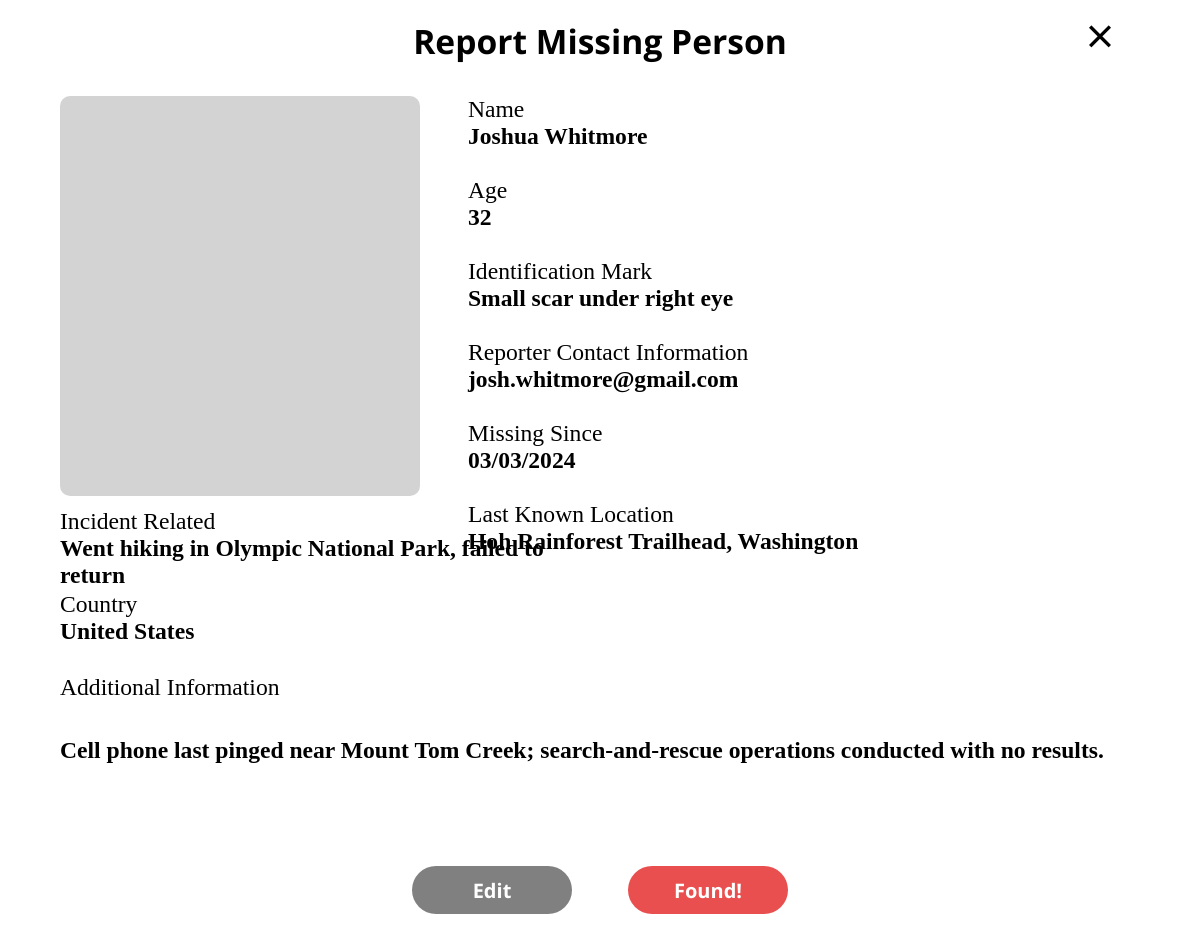
The app's page /view/785538757 with its own data.
### tables this page shows
CREATE TABLE "Missing" (
	"MID"	INTEGER NOT NULL UNIQUE,
	"ProfilePicture"	BLOB,
	"FirstName"	TEXT NOT NULL,
	"LastName"	TEXT NOT NULL,
	"DOB"	TEXT NOT NULL,
	"Age"	INTEGER NOT NULL,
	"IdentificationMark"	TEXT,
	"Contact"	TEXT NOT NULL,
	"MissingSince"	TEXT NOT NULL,
	"LastKnownLocation"	TEXT,
	"IncidentRelated"	TEXT,
	"Country"	TEXT,
	"ReporterName"	TEXT,
	"ReporterRelation"	TEXT,
	"Additional"	TEXT,
	PRIMARY KEY("MID")
);

### run.py (the view)
@app.route("/view/<int:MID>")
def MP_index(MID):
    return missingPerson.index(MID)

### backend/env.py (called while the page is built)
def db_connection():
    conn = db.connect(DB_PATH)
    conn.row_factory = db.Row
    return conn

def get_image(MID):
    con = db.connect(DB_PATH)
    cur = con.cursor()
    cur.execute("SELECT ProfilePicture FROM Missing WHERE MID == ?", (MID,))
    image = cur.fetchone()
    cur.close()
    con.close()
    if image != ('',) and image != ('BLOB',):
        return base64.b64encode(image[0]).decode('utf-8')
    return None

def getMissingInfo(MID):
    con = db.connect(DB_PATH)
    cur = con.cursor()
    cur.execute("SELECT * FROM Missing WHERE MID == ?", (MID,))
    missing = cur.fetchone()
    cur.close()
    con.close()
    return missing

### backend/missingPerson.py (called while the page is built)
def index(MID):
    conn = db_connection()
    conn.row_factory = sqlite3.Row
    report = conn.execute(
        "SELECT * FROM Reports WHERE MID = ?", (MID,)
    ).fetchone()
    if report:
        display = getMissingAfterResponse(MID)
        image = get_image(MID)
        return render_template('after-response.html', report = display, image = image)
    else:
        missingPerson = getMissingInfo(MID)
        image = get_image(MID)
        return render_template('missing-person.html', missingPerson=missingPerson, image=image)

### templates/missing-person.html (shortened to what this page needs)
<head>
	<link rel="stylesheet" href="{{ url_for('static', filename='missing-person.css') }}">
</head>
<body>
	<div class="content-container">
		<button class="close" onclick="window.location.href = '/';">&times;</button>
		<div class="header">
			<label><b>Report Missing Person</b></label>
		</div>
		<div class="field1">
			{% if image %}
				<img class="profile-picture"></img>
			{% else %}
				<div class="profile-picture"></div>
			{% endif %}
			<div class="info1">
				<label>Name</label>
				<label class="oname"><b>{{ missingPerson[2] }} {{ missingPerson[3] }}</b></label>
				<br>
				<label>Age</label>
				<label class="oage"><b>{{ missingPerson[5] }}</b></label>
				<br>
				<label>Identification Mark</label>
				<label class="oidm"><b>{{ missingPerson[6] }}</b></label>
				<br>
				<label>Reporter Contact Information</label>
				<label class="ocontact"><b>{{ missingPerson[7] }}</b></label>
				<br>
				<label>Missing Since</label>
				<label class="omissing"><b>{{ missingPerson[8] }}</b></label>
				<br>
				<label>Last Known Location</label>
				<label class="ollocation"><b>{{ missingPerson[9] }}</b></label>
			</div>
		</div>
		<div class="field2">
			<div class="info2">
				<label>Incident Related</label>
				<label><b>{{ missingPerson[10] or '-' }}</b></label>
			</div>
			<div class="info3">
				<label>Country</label>
				<label><b>{{ missingPerson[11] or '-' }}</b></label>
			</div>
			<div class="info4">
				<label>Additional Information</label>
				<label class="notes"><b>{{ missingPerson[14] or 'None' }}</b></label>
			</div>
		</div>
		<div class="buttons">
			<button class="edit" onclick="location.href = '/edit/{{ missingPerson[0]}}'"><b>Edit</b></button>
			<button class="found" onclick="location.href = '/confirm/{{ missingPerson[0] }}'"><b>Found!</b></button>
		</div>
	</div>
<body>

### static/missing-person.css (style rules this page uses)
body { margin-left:auto; margin-right: auto; margin-top: 16px; width: 90vw; height: 90vh; font-size: 2.5vmin; word-wrap: break-word; overflow-wrap: break-word; white-space: normal; }
.close { position: absolute; top: 10px; right: 20px; background: none; border: none; font-size: 50px; cursor: pointer; z-index: 999; }
.header { display: flex; position: relative; justify-content: center; align-items: center; height: 50px; width: 100%; }
.header label { font-family: "Open Sans"; font-size: 2.1rem; margin: 20px; }
.field1 { margin-left: auto; margin-right: auto; margin-top: 30px; width: 100%; height: 50vh; }
.field1 .info1 { display: inline-block; margin-left: 4vw; text-align:left; position: absolute; }
.field1 .profile-picture { display: inline-block; background-color: lightgrey; border-radius: 10px; height: 100%; margin-left: 1w; width: 30vw; object-fit: cover; }
.field1 .info1 label { display: grid; }
.field2 { padding-top: 1.5vh; width: 100%; height: 26vh; }
.field2 .info2 { height: 40%; width: calc(50% - 3px); display: inline-block; }
.field2 .info2 label { display: grid; }
.field2 .info3 { display: inline-block; height: 40%; width: calc(50% - 2px); }
.field2 .info3 label { display: grid; }
.field2 .info4 { width: 100%; height: 60%; display: grid; word-wrap: break-word; overflow-wrap: break-word; white-space: normal; }
.field2 .info4 .notes { width: 100%; }
button { margin: auto; display: flex; justify-content: center; text-align: center; line-height: 6vh; border-radius: 30px; height: 6vh; width: 20vh; background-color: grey; color: black; border: 0px; font-size: 16px; font-family: 'Open Sans'; font-style: normal; }
.buttons { display: flex; position: relative; justify-content: space-between; width: 40%; margin: auto; margin-top: 150px; padding-bottom: 30px; }
.buttons button { background-color: #e94f4f; color: #fff; cursor: pointer; font-size: 20px; }
.buttons .edit { background-color: grey; }

### records on screen
Missing: FirstName "Joshua", LastName "Whitmore", Age "32", IdentificationMark "Small scar under right eye", Contact "josh.whitmore@gmail.com", MissingSince "03/03/2024", LastKnownLocation "Hoh Rainforest Trailhead, Washington", IncidentRelated "Went hiking in Olympic National Park, failed to return", Country "United States", Additional "Cell phone last pinged near Mount Tom Creek; search-and-rescue operations conducted with no results."
